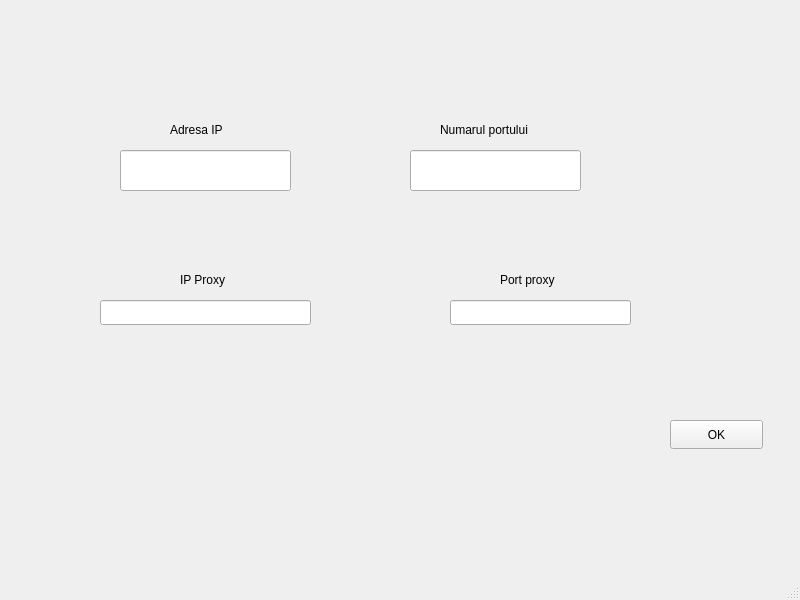
<?xml version="1.0" encoding="UTF-8"?>
<ui version="4.0">
 <class>DNSUpdate</class>
 <widget class="QMainWindow" name="DNSUpdate">
  <property name="geometry">
   <rect>
    <x>0</x>
    <y>0</y>
    <width>800</width>
    <height>600</height>
   </rect>
  </property>
  <property name="windowTitle">
   <string>MainWindow</string>
  </property>
  <widget class="QWidget" name="centralwidget">
   <widget class="QLineEdit" name="lineEdit">
    <property name="geometry">
     <rect>
      <x>120</x>
      <y>150</y>
      <width>171</width>
      <height>41</height>
     </rect>
    </property>
   </widget>
   <widget class="QLineEdit" name="lineEdit_2">
    <property name="geometry">
     <rect>
      <x>410</x>
      <y>150</y>
      <width>171</width>
      <height>41</height>
     </rect>
    </property>
   </widget>
   <widget class="QLabel" name="label">
    <property name="geometry">
     <rect>
      <x>170</x>
      <y>120</y>
      <width>71</width>
      <height>20</height>
     </rect>
    </property>
    <property name="text">
     <string>Adresa IP</string>
    </property>
   </widget>
   <widget class="QLabel" name="label_2">
    <property name="geometry">
     <rect>
      <x>440</x>
      <y>120</y>
      <width>131</width>
      <height>20</height>
     </rect>
    </property>
    <property name="text">
     <string>Numarul portului</string>
    </property>
   </widget>
   <widget class="QPushButton" name="pushButton">
    <property name="geometry">
     <rect>
      <x>670</x>
      <y>420</y>
      <width>93</width>
      <height>29</height>
     </rect>
    </property>
    <property name="text">
     <string>OK</string>
    </property>
   </widget>
   <widget class="QLineEdit" name="ip_proxy">
    <property name="geometry">
     <rect>
      <x>100</x>
      <y>300</y>
      <width>211</width>
      <height>25</height>
     </rect>
    </property>
   </widget>
   <widget class="QLabel" name="label_3">
    <property name="geometry">
     <rect>
      <x>180</x>
      <y>270</y>
      <width>63</width>
      <height>20</height>
     </rect>
    </property>
    <property name="text">
     <string>IP Proxy</string>
    </property>
   </widget>
   <widget class="QLineEdit" name="port_proxy">
    <property name="geometry">
     <rect>
      <x>450</x>
      <y>300</y>
      <width>181</width>
      <height>25</height>
     </rect>
    </property>
   </widget>
   <widget class="QLabel" name="label_4">
    <property name="geometry">
     <rect>
      <x>500</x>
      <y>270</y>
      <width>81</width>
      <height>20</height>
     </rect>
    </property>
    <property name="text">
     <string>Port proxy</string>
    </property>
   </widget>
  </widget>
  <widget class="QMenuBar" name="menubar">
   <property name="geometry">
    <rect>
     <x>0</x>
     <y>0</y>
     <width>800</width>
     <height>26</height>
    </rect>
   </property>
  </widget>
  <widget class="QStatusBar" name="statusbar"/>
 </widget>
 <resources/>
 <connections/>
</ui>
